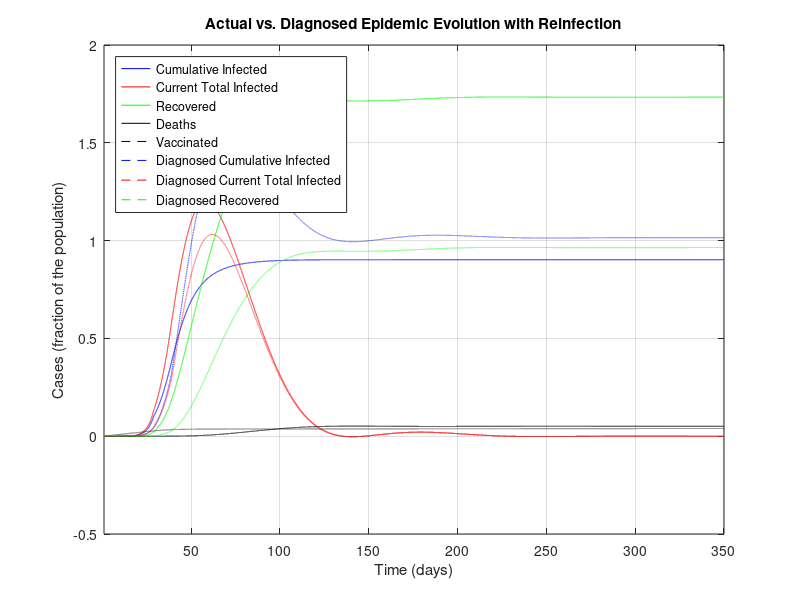
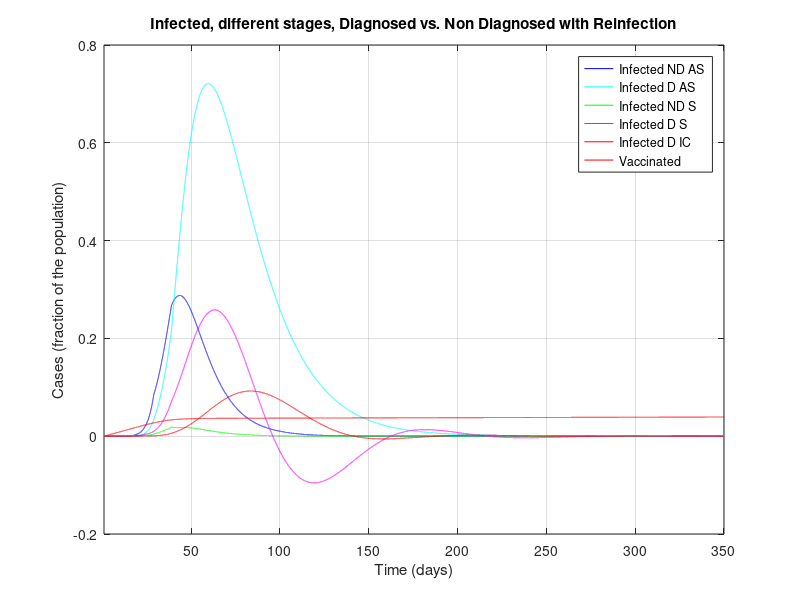
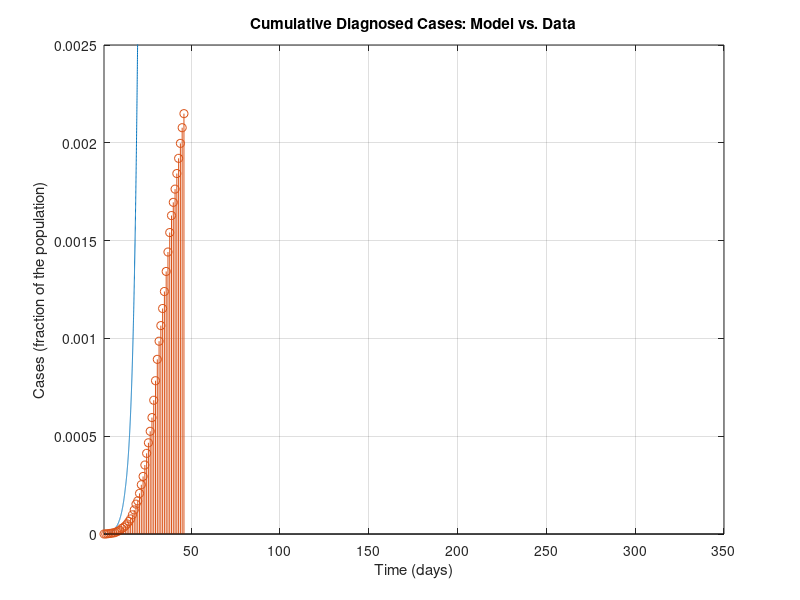
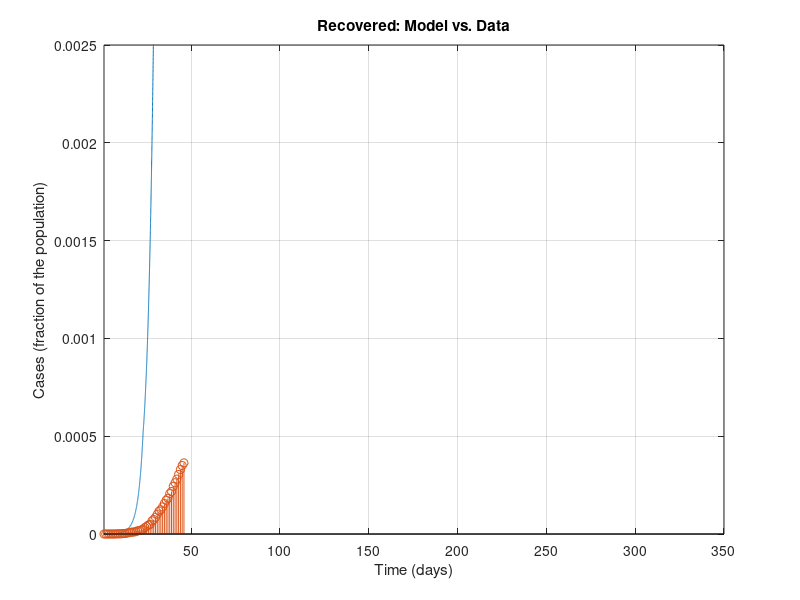

Write the MATLAB code that produced these figures, in order.
%%%%%%%%%%%%%%%%%%%%%%%%%%%%%%%%%%%%%%%%
%%%%%%%%%%%%%%%%%%%%%%%%%%%%%%%%%%%%%%%%
% MATLAB Code for epidemic simulations with the SIDARTHE model in the work
%
% Modelling the COVID-19 epidemic and implementation of population-wide interventions in Italy
% by Giulia Giordano, Franco Blanchini, Raffaele Bruno, Patrizio Colaneri, Alessandro Di Filippo, Angela Di Matteo, Marta Colaneri
% 
% Giulia Giordano, April 5, 2020
% Contact: giulia.giordano@unitn.it
%%%%%%%%%%%%%%%%%%%%%%%%%%%%%%%%%%%%%%%%
%%%%%%%%%%%%%%%%%%%%%%%%%%%%%%%%%%%%%%%%

clear all
close all
clc

%%%%%%%%%%%%%%%%%%%%%%%%%%%%%%%%%%%%%%%%
% DATA
%%%%%%%%%%%%%%%%%%%%%%%%%%%%%%%%%%%%%%%%

% Italian population
popolazione=60e6;

% Data 20 February - 5 April (46 days):
% Total Cases
CasiTotali = [3 20 79 132 219 322 400 650 888 1128 1694 2036 2502 3089 3858 4636 5883 7375 9172 10149 12462 15113 17660 21157 24747 27980 31506 35713 41035 47021 53578 59138 63927 69176 74386 80539 86498 92472 97689 101739 105792 110574 115242 119827 124632 128948]/popolazione; % D+R+T+E+H_diagnosticati
% Deaths
Deceduti = [0 1 2 2 5 10 12 17 21 29 34 52 79 107 148 197 233 366 463 631 827 1016 1266 1441 1809 2158 2503 2978 3405 4032 4825 5476 6077 6820 7503 8165 9134 10023 10779 11591 12428 13155 13915 14681 15362 15887]/popolazione; % E
% Recovered
Guariti = [0 0 0 1 1 1 3 45 46 50 83 149 160 276 414 523 589 622 724 1004 1045 1258 1439 1966 2335 2749 2941 4025 4440 5129 6072 7024 7432 8326 9362 10361 10950 12384 13030 14620 15729 16847 18278 19758 20996 21815]/popolazione; % H_diagnosticati
% Currently Positive
Positivi = [3 19 77 129 213 311 385 588 821 1049 1577 1835 2263 2706 3296 3916 5061 6387 7985 8514 10590 12839 14955 17750 20603 23073 26062 28710 33190 37860 42681 46638 50418 54030 57521 62013 66414 70065 73880 75528 77635 80572 83049 85388 88274 91246]/popolazione; % D+R+T

% Data 23 February - 5 April (from day 4 to day 46)
% Currently positive: isolated at home
Isolamento_domiciliare = [49 91 162 221 284 412 543 798 927 1000 1065 1155 1060 1843 2180 2936 2599 3724 5036 6201 7860 9268 10197 11108 12090 14935 19185 22116 23783 26522 28697 30920 33648 36653 39533 42588 43752 45420 48134 50456 52579 55270 58320]/popolazione; %D
% Currently positive: hospitalised
Ricoverati_sintomi = [54 99 114 128 248 345 401 639 742 1034 1346 1790 2394 2651 3557 4316 5038 5838 6650 7426 8372 9663 11025 12894 14363 15757 16020 17708 19846 20692 21937 23112 24753 26029 26676 27386 27795 28192 28403 28540 28741 29010 28949]/popolazione; % R
% Currently positive: ICU
Terapia_intensiva = [26 23 35 36 56 64 105 140 166 229 295 351 462 567 650 733 877 1028 1153 1328 1518 1672 1851 2060 2257 2498 2655 2857 3009 3204 3396 3489 3612 3732 3856 3906 3981 4023 4035 4053 4068 3994 3977]/popolazione; %T


%%%%%%%%%%%%%%%%%%%%%%%%%%%%%%%%%%%%%%%%
% PARAMETERS
%%%%%%%%%%%%%%%%%%%%%%%%%%%%%%%%%%%%%%%%

% Simulation horizon: CAN BE MODIFIED AT ONE'S WILL PROVIDED THAT IT IS AT
% LEAST EQUAL TO THE NUMBER OF DAYS FOR WHICH DATA ARE AVAILABLE
Orizzonte = 350;

% Plot yes/no: SET TO 1 IF PDF FIGURES MUST BE GENERATED, 0 OTHERWISE
plotPDF = 0;

% Time-step for Euler discretisation of the continuous-time system
step=0.01;

% Transmission rate due to contacts with UNDETECTED asymptomatic infected
alfa=0.57;
% Transmission rate due to contacts with DETECTED asymptomatic infected
beta=0.0114;
% Transmission rate due to contacts with UNDETECTED symptomatic infected
gamma=0.456;
% Transmission rate due to contacts with DETECTED symptomatic infected
delta=0.0114;

% Detection rate for ASYMPTOMATIC
epsilon=0.171;
% Detection rate for SYMPTOMATIC
theta=0.3705;

% Worsening rate: UNDETECTED asymptomatic infected becomes symptomatic
zeta=0.1254;
% Worsening rate: DETECTED asymptomatic infected becomes symptomatic
eta=0.1254;

% Worsening rate: UNDETECTED symptomatic infected develop life-threatening
% symptoms
mu=0.0171;
% Worsening rate: DETECTED symptomatic infected develop life-threatening
% symptoms
nu=0.0274;

% Mortality rate for infected with life-threatening symptoms
tau=0.01;

% Recovery rate for undetected asymptomatic infected
lambda=0.0342;
% Recovery rate for detected asymptomatic infected
rho=0.0342;
% Recovery rate for undetected symptomatic infected
kappa=0.0171;
% Recovery rate for detected symptomatic infected
xi=0.0171;
% Recovery rate for life-threatened symptomatic infected
sigma=0.0171;

%to add the SIDARTHE-V version add a new constant phi
phi=0.001;
%phi=0.5;

%Reinfection coefficients
rein=0.2;


%%%%%%%%%%%%%%%%%%%%%%%%%%%%%%%%%%%%%%%%
% DEFINITIONS
%%%%%%%%%%%%%%%%%%%%%%%%%%%%%%%%%%%%%%%%

% Parameters
r1=epsilon+zeta+lambda;
r2=eta+rho;
r3=theta+mu+kappa;
r4=nu+xi;
r5=sigma+tau;

% Initial R0
R0_iniziale=alfa/r1+beta*epsilon/(r1*r2)+gamma*zeta/(r1*r3)+delta*eta*epsilon/(r1*r2*r4)+delta*zeta*theta/(r1*r3*r4);

% Time horizon
t=1:step:Orizzonte;

% Vectors for time evolution of variables
S=zeros(1,length(t));
I=zeros(1,length(t));
D=zeros(1,length(t));
A=zeros(1,length(t));
R=zeros(1,length(t));
T=zeros(1,length(t));
H=zeros(1,length(t));
H_diagnosticati=zeros(1,length(t)); % DIAGNOSED recovered only!
E=zeros(1,length(t));
%For SIDARTHE-V add a V
V=zeros(1,length(t));

% Vectors for time evolution of actual/perceived Case Fatality Rate
M=zeros(1,length(t));
P=zeros(1,length(t));

%%%%%%%%%%%%%%%%%%%%%%%%%%%%%%%%%%%%%%%%
% INITIAL CONDITIONS
%%%%%%%%%%%%%%%%%%%%%%%%%%%%%%%%%%%%%%%%

I(1)=200/popolazione;
D(1)=20/popolazione;
A(1)=1/popolazione;
R(1)=2/popolazione;
T(1)=0.00;
H(1)=0.00;
E(1)=0.00;
V(1)=0.00;%For SIDARTHE-V
S(1)=1-I(1)-D(1)-A(1)-R(1)-T(1)-H(1)-E(1)-V(1);

H_diagnosticati(1) = 0.00; % DIAGNOSED recovered only
Infetti_reali(1)=I(1)+D(1)+A(1)+R(1)+T(1); % Actual currently infected

M(1)=0;
P(1)=0;

% Whole state vector
%Added a V(1) at the end
x=[S(1);I(1);D(1);A(1);R(1);T(1);H(1);E(1);V(1);H_diagnosticati(1);Infetti_reali(1)];

%%%%%%%%%%%%%%%%%%%%%%%%%%%%%%%%%%%%%%%%
% SIMULATION
%%%%%%%%%%%%%%%%%%%%%%%%%%%%%%%%%%%%%%%%

% "Control" binary variables to compute the new R0 every time a policy has
% changed the parameters
plottato = 0;
plottato1 = 0;
plottato_bis = 0;
plottato_tris = 0;
plottato_quat = 0;

for i=2:length(t)
    
    if (i>4/step) % Basic social distancing (awareness, schools closed)
        alfa=0.4218;
        gamma=0.285;
        beta = 0.0057;
        delta=0.0057;
        if plottato == 0 % Compute the new R0
            r1=epsilon+zeta+lambda;
            r2=eta+rho;
            r3=theta+mu+kappa;
            r4=nu+xi;
            r5=sigma+tau;
            R0_primemisure=alfa/r1+beta*epsilon/(r1*r2)+gamma*zeta/(r1*r3)+delta*eta*epsilon/(r1*r2*r4)+delta*zeta*theta/(r1*r3*r4)
            plottato = 1;
        end
    end
    
    if (i>12/step)
        % Screening limited to / focused on symptomatic subjects
        epsilon=0.1425;
        if plottato1 == 0
            r1=epsilon+zeta+lambda;
            r2=eta+rho;
            r3=theta+mu+kappa;
            r4=nu+xi;
            r5=sigma+tau;
            R0_primemisureeps=alfa/r1+beta*epsilon/(r1*r2)+gamma*zeta/(r1*r3)+delta*eta*epsilon/(r1*r2*r4)+delta*zeta*theta/(r1*r3*r4)
            plottato1 = 1;
        end
    end
    
    if (i>22/step) % Social distancing: lockdown, mild effect
        
        alfa=0.36;
        beta=0.005;
        gamma=0.2;
        delta=0.005;
        
        mu = 0.008;
        nu = 0.015;
        
        zeta=0.034;
        eta=0.034;
        
        lambda=0.08;
        rho=0.0171;
        kappa=0.0171;
        xi=0.0171;
        sigma=0.0171;
        
        if plottato_bis == 0 % Compute the new R0
            r1=epsilon+zeta+lambda;
            r2=eta+rho;
            r3=theta+mu+kappa;
            r4=nu+xi;
            r5=sigma+tau;
            R0_secondemisure=(alfa*r2*r3*r4+epsilon*beta*r3*r4+gamma*zeta*r2*r4+delta*eta*epsilon*r3+delta*zeta*theta*r2)/(r1*r2*r3*r4)
            plottato_bis = 1;
        end
    end
    
    if (i>28/step) % Social distancing: lockdown, strong effect
        
        alfa=0.21;
        gamma=0.11;
        
        if plottato_tris == 0 % Compute the new R0
            r1=epsilon+zeta+lambda;
            r2=eta+rho;
            r3=theta+mu+kappa;
            r4=nu+xi;
            r5=sigma+tau;
            R0_terzemisure=(alfa*r2*r3*r4+epsilon*beta*r3*r4+gamma*zeta*r2*r4+delta*eta*epsilon*r3+delta*zeta*theta*r2)/(r1*r2*r3*r4)
            plottato_tris = 1;
        end
    end
    
    if (i>38/step) % Broader diagnosis campaign
        
        epsilon = 0.2;
        rho=0.02;
        kappa=0.02;
        xi=0.02;
        sigma=0.01;
        
        zeta=0.025;
        eta=0.025;
        
        if plottato_quat == 0 % Compute the new R0
            r1=epsilon+zeta+lambda;
            r2=eta+rho;
            r3=theta+mu+kappa;
            r4=nu+xi;
            r5=sigma+tau;
            R0_quartemisure=(alfa*r2*r3*r4+epsilon*beta*r3*r4+gamma*zeta*r2*r4+delta*eta*epsilon*r3+delta*zeta*theta*r2)/(r1*r2*r3*r4);
            plottato_quat = 1;
        end
    end
    
    % Compute the system evolution
    %ADDED A NEW zero to the end of each row and added a tenth row with 
    B=[-alfa*x(2)-beta*x(3)-gamma*x(4)-delta*x(5)-phi*x(9) 0 0 0 0 0 0 0 0 0 0;
        alfa*x(2)+beta*x(3)+gamma*x(4)+delta*x(5) -(epsilon+zeta+lambda)+rein 0 0 0 0 0 0 0 0 0;
        0 epsilon  -(eta+rho) 0 0 0 0 0 0 0 0;
        0 zeta 0 -(theta+mu+kappa) 0 0 0 0 0 0 0;
        0 0 eta theta -(nu+xi) -rein 0 0 0 0 0;
        0 0 0 mu nu  -(sigma+tau) 0 0 0 0 0;
        0 lambda rho kappa xi sigma 0 0 0 0 0;
        0 0 0 0 0 tau 0 0 0 0 0;
        phi*x(1) 0 0 0 0 0 0 0 0 0 0;
        0 0 rho 0 xi sigma 0 0 0 0 0;
        alfa*x(2)+beta*x(3)+gamma*x(4)+delta*x(5) 0 0 0 0 0 0 0 0 0 0];
    x=x+B*x*step;
    
    % Update variables
    
    S(i)=x(1);
    I(i)=x(2);
    D(i)=x(3);
    A(i)=x(4);
    R(i)=x(5);
    T(i)=x(6);
    H(i)=x(7);
    E(i)=x(8);
    V(i)=x(9);%added V
    
    H_diagnosticati(i)=x(10);
    Infetti_reali(i)=x(11);
    
    % Update Case Fatality Rate
    
    M(i)=E(i)/(S(1)-S(i));
    P(i)=E(i)/((epsilon*r3+(theta+mu)*zeta)*(I(1)+S(1)-I(i)-S(i))/(r1*r3)+(theta+mu)*(A(1)-A(i))/r3);
    
end

%%%%%%%%%%%%%%%%%%%%%%%%%%%%%%%%%%%%%%%%
% FINAL VALUES
%%%%%%%%%%%%%%%%%%%%%%%%%%%%%%%%%%%%%%%%

% Variables
Sbar=S(length(t));
Ibar=I(length(t));
Dbar=D(length(t));
Abar=A(length(t));
Rbar=R(length(t));
Tbar=T(length(t));
Hbar=H(length(t));
Ebar=E(length(t));
Vbar=V(length(t));

% Case fatality rate
Mbar=M(length(t));
Pbar=P(length(t));

% Case fatality rate from formulas
Mbar1=Ebar/(S(1)-Sbar);
Pbar1=Ebar/((epsilon*r3+(theta+mu)*zeta)*(I(1)+S(1)-Sbar-Ibar)/(r1*r3)+(theta+mu)*(A(1)-Abar)/r3);

%%%%%%%%%%%%%%%%%%%%%%%%%%%%%%%%%%%%%%%%
% FIGURES
%%%%%%%%%%%%%%%%%%%%%%%%%%%%%%%%%%%%%%%%

figure
plot(t,Infetti_reali,'b',t,I+D+A+R+T,'r',t,H,'g',t,E,'k',t,V,'--black')%added V
hold on
plot(t,D+R+T+E+H_diagnosticati,'--b',t,D+R+T,'--r',t,H_diagnosticati,'--g')
xlim([t(1) t(end)])
%ylim([0 0.015])
title('Actual vs. Diagnosed Epidemic Evolution with Reinfection')
xlabel('Time (days)')
ylabel('Cases (fraction of the population)')
legend({'Cumulative Infected','Current Total Infected', 'Recovered', 'Deaths','Vaccinated','Diagnosed Cumulative Infected','Diagnosed Current Total Infected', 'Diagnosed Recovered'},'Location','northwest')
grid

if plotPDF==1
    set(gcf, 'PaperUnits', 'centimeters');
    set(gcf, 'PaperPosition', [0 0 24 16]);
    set(gcf, 'PaperSize', [24 16]); % dimension on x axis and y axis resp.
    print(gcf,'-dpdf', ['PanoramicaEpidemiaRealevsPercepita.pdf'])
end
%

figure
plot(t,I,'b',t,D,'c',t,A,'g',t,R,'m',t,T,'r',t,V,'r')
xlim([t(1) t(end)])
%ylim([0 1.1e-3])
title('Infected, different stages, Diagnosed vs. Non Diagnosed with Reinfection')
xlabel('Time (days)')
ylabel('Cases (fraction of the population)')
legend({'Infected ND AS', 'Infected D AS', 'Infected ND S', 'Infected D S', 'Infected D IC','Vaccinated'},'Location','northeast')
grid

if plotPDF==1
    set(gcf, 'PaperUnits', 'centimeters');
    set(gcf, 'PaperPosition', [0 0 24 16]);
    set(gcf, 'PaperSize', [24 16]); % dimension on x axis and y axis resp.
    print(gcf,'-dpdf', ['SuddivisioneInfetti.pdf'])
end

%

figure
plot(t,D+R+T+E+H_diagnosticati)
hold on
stem(t(1:1/step:size(CasiTotali,2)/step),CasiTotali)
xlim([t(1) t(end)])
ylim([0 2.5e-3])
title('Cumulative Diagnosed Cases: Model vs. Data')
xlabel('Time (days)')
ylabel('Cases (fraction of the population)')
grid

if plotPDF==1
    set(gcf, 'PaperUnits', 'centimeters');
    set(gcf, 'PaperPosition', [0 0 16 10]);
    set(gcf, 'PaperSize', [16 10]); % dimension on x axis and y axis resp.
    print(gcf,'-dpdf', ['CasiTotali.pdf'])
end
%

figure
plot(t,H_diagnosticati)
hold on
stem(t(1:1/step:size(CasiTotali,2)/step),Guariti)
xlim([t(1) t(end)])
ylim([0 2.5e-3])
title('Recovered: Model vs. Data')
xlabel('Time (days)')
ylabel('Cases (fraction of the population)')
grid

if plotPDF==1
    set(gcf, 'PaperUnits', 'centimeters');
    set(gcf, 'PaperPosition', [0 0 16 10]);
    set(gcf, 'PaperSize', [16 10]); % dimension on x axis and y axis resp.
    print(gcf,'-dpdf', ['Guariti_diagnosticati.pdf'])
end
%

figure
plot(t,E)
hold on
stem(t(1:1/step:size(CasiTotali,2)/step),Deceduti)
xlim([t(1) t(end)])
ylim([0 2.5e-3])
title('Deaths: Model vs. Data - NOTE: EXCLUDED FROM FITTING')
xlabel('Time (days)')
ylabel('Cases (fraction of the population)')
grid

if plotPDF==1
    set(gcf, 'PaperUnits', 'centimeters');
    set(gcf, 'PaperPosition', [0 0 16 10]);
    set(gcf, 'PaperSize', [16 10]); % dimension on x axis and y axis resp.
    print(gcf,'-dpdf', ['Morti.pdf'])
end
%

figure
plot(t,D+R+T)
hold on
stem(t(1:1/step:size(CasiTotali,2)/step),Positivi)
xlim([t(1) t(end)])
ylim([0 2.5e-3])
title('Infected: Model vs. Data')
xlabel('Time (days)')
ylabel('Cases (fraction of the population)')
grid

if plotPDF==1
    set(gcf, 'PaperUnits', 'centimeters');
    set(gcf, 'PaperPosition', [0 0 16 10]);
    set(gcf, 'PaperSize', [16 10]); % dimension on x axis and y axis resp.
    print(gcf,'-dpdf', ['Positivi_diagnosticati.pdf'])
end
%

figure
plot(t,D)
hold on
stem(t(1+3/step:1/step:1+(size(Ricoverati_sintomi,2)+2)/step),Isolamento_domiciliare)
xlim([t(1) t(end)])
ylim([0 2.5e-3])
title('Infected, No Symptoms: Model vs. Data')
xlabel('Time (days)')
ylabel('Cases (fraction of the population)')
grid

if plotPDF==1
    set(gcf, 'PaperUnits', 'centimeters');
    set(gcf, 'PaperPosition', [0 0 16 10]);
    set(gcf, 'PaperSize', [16 10]); % dimension on x axis and y axis resp.
    print(gcf,'-dpdf', ['InfettiAsintomatici_diagnosticati.pdf'])
end
%

figure
plot(t,R)
hold on
stem(t(1+3/step:1/step:1+(size(Ricoverati_sintomi,2)+2)/step),Ricoverati_sintomi)
xlim([t(1) t(end)])
ylim([0 2.5e-3])
title('Infected, Symptoms: Model vs. Data')
xlabel('Time (days)')
ylabel('Cases (fraction of the population)')
grid

if plotPDF==1
    set(gcf, 'PaperUnits', 'centimeters');
    set(gcf, 'PaperPosition', [0 0 16 10]);
    set(gcf, 'PaperSize', [16 10]); % dimension on x axis and y axis resp.
    print(gcf,'-dpdf', ['InfettiSintomatici_diagnosticati_ricoverati.pdf'])
end
%

figure
plot(t,D+R)
hold on
stem(t(1+3/step:1/step:1+(size(Ricoverati_sintomi,2)+2)/step),Isolamento_domiciliare+Ricoverati_sintomi)
xlim([t(1) t(end)])
ylim([0 2.5e-3])
title('Infected, No or Mild Symptoms: Model vs. Data')
xlabel('Time (days)')
ylabel('Cases (fraction of the population)')
grid

if plotPDF==1
    set(gcf, 'PaperUnits', 'centimeters');
    set(gcf, 'PaperPosition', [0 0 16 10]);
    set(gcf, 'PaperSize', [16 10]); % dimension on x axis and y axis resp.
    print(gcf,'-dpdf', ['InfettiNonGravi_diagnosticati.pdf'])
end

%

figure
plot(t,T)
hold on
stem(t(1+3/step:1/step:1+(size(Ricoverati_sintomi,2)+2)/step),Terapia_intensiva)
xlim([t(1) t(end)])
ylim([0 2.5e-3])
title('Infected, Life-Threatening Symptoms: Model vs. Data')
xlabel('Time (days)')
ylabel('Cases (fraction of the population)')
grid

if plotPDF==1
    set(gcf, 'PaperUnits', 'centimeters');
    set(gcf, 'PaperPosition', [0 0 16 10]);
    set(gcf, 'PaperSize', [16 10]); % dimension on x axis and y axis resp.
    print(gcf,'-dpdf', ['InfettiSintomatici_diagnosticati_terapiaintensiva.pdf'])
end

%Plot the vaccinated
figure
plot(t,V)
hold on
%stem(t(1+3/step:1/step:1+(size(Ricoverati_sintomi,2)+2)/step),Terapia_intensiva)
xlim([t(1) t(end)])
ylim([0 2.5e-3])
title('Vaccinated: Model vs. Data')
xlabel('Time (days)')
ylabel('Vaccinated (fraction of the population)')
grid

%if plotPDF==1
    %set(gcf, 'PaperUnits', 'centimeters');
    %set(gcf, 'PaperPosition', [0 0 16 10]);
    %set(gcf, 'PaperSize', [16 10]); % dimension on x axis and y axis resp.
    %print(gcf,'-dpdf', ['InfettiSintomatici_diagnosticati_terapiaintensiva.pdf'])
%end
